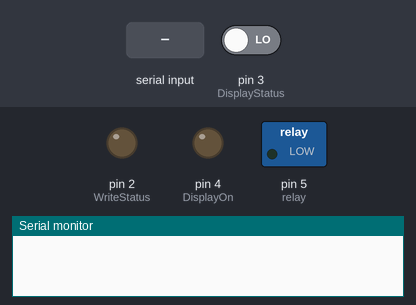
The sketch below on a simulated Arduino Uno, built with avr-gcc and run on an emulated ATmega328P. Parts: switched loads named in the sketch (green lamp = pin HIGH), output pins drawn as LEDs (lit = HIGH), the last lines printed to the serial monitor. Inputs (shaded band) come from the test bench; at power-on: pin 3 (DisplayStatus) LOW. Pins used as bus, display or sensor lines are not drawn.

Above: at 1.2 s.
1.3 s: "90,45\n" received over Serial
At 2.5 s:
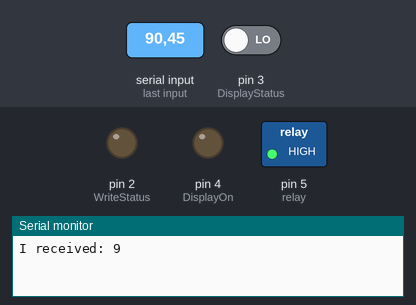
2.8 s: pin 3 (DisplayStatus) driven HIGH
At 3.1 s:
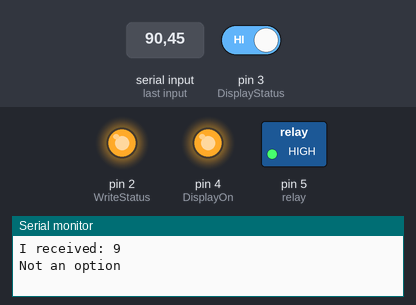
Timing chart, 0 to 5.8 s (numbered marks = the images above; inputs shaded):
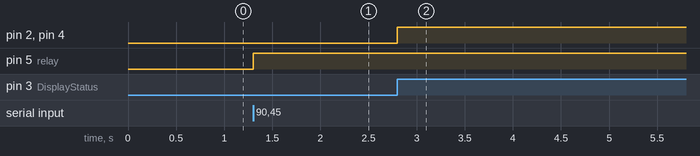

The sketch:

ArduinoControlPower.ino
```cpp
  int buttonStatus = 0;
  int prevButtonStatus = 0;
  bool relayStatus = false;
  char incomingByte;
  int val;

  int DisplayStatus = 3;
  int WriteStatus = 2;
  int firstBit = 1;
  int secondBit = 0;

  int DisplayOn = 4;
  int button = 6;
  int relay = 5;
  int power = 14;

void setup() {
  // put your setup code here, to run
  pinMode(power, OUTPUT);
  pinMode(button, INPUT);
  pinMode(relay, OUTPUT);
  pinMode(DisplayOn, OUTPUT);

  pinMode(DisplayStatus, INPUT);
  pinMode(WriteStatus, OUTPUT);
  pinMode(firstBit, OUTPUT);
  pinMode(secondBit, OUTPUT);

  digitalWrite(WriteStatus, LOW);
  digitalWrite(firstBit, LOW);
  digitalWrite(secondBit, LOW);

  digitalWrite(power, HIGH);
  digitalWrite(relay, LOW);
  digitalWrite(DisplayOn, LOW);
  Serial.begin(9600);
}

void WriteOut(int val){
    switch(val){
      case 0:
          digitalWrite(firstBit, LOW);
          digitalWrite(secondBit, LOW);
          break;
      case 1:
          digitalWrite(firstBit, HIGH);
          digitalWrite(secondBit, LOW);
          break;
      case 2:
          digitalWrite(firstBit, LOW);
          digitalWrite(secondBit, HIGH);
          break;
      case 3:
          digitalWrite(firstBit, HIGH);
          digitalWrite(secondBit, HIGH);
          break;
       default:
          Serial.println("Not an option");
     }

     return;
 }

void ClearOut(){
    digitalWrite(firstBit, LOW);
    digitalWrite(secondBit, LOW);
    return;
  }

void loop() {
  // put your main code here, to run repeatedly:


  if (Serial.available() > 0){

    incomingByte = Serial.read();
    // say what you got:
    Serial.print("I received: ");
    Serial.println(incomingByte);
    val = (int) (incomingByte - '0');


    digitalWrite(relay, HIGH);

    while(digitalRead(DisplayStatus) == LOW){
     //Do nothing
      }
    digitalWrite(DisplayOn, HIGH);
    WriteOut(val);
    digitalWrite(WriteStatus, HIGH);

    delay(25000);

    ClearOut();
    digitalWrite(DisplayOn, LOW);
    digitalWrite(WriteStatus, LOW);
    digitalWrite(relay, LOW);
  }

}
```

Measured:
- after the input at 1.3 s, pin 5 (relay): LOW → HIGH at once
- after the input at 2.8 s, pin 2 (WriteStatus), pin 4 (DisplayOn): LOW → HIGH at once
